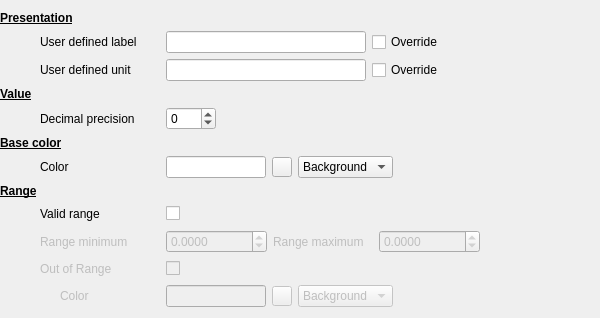
        <widget class="QWidget" name="userWidget" native="true">
         <layout class="QVBoxLayout" name="verticalLayout">
          <property name="leftMargin">
           <number>0</number>
          </property>
          <item>
           <widget class="QLabel" name="label_13">
            <property name="font">
             <font>
              <bold>true</bold>
              <underline>true</underline>
             </font>
            </property>
            <property name="text">
             <string>Presentation</string>
            </property>
           </widget>
          </item>
          <item>
           <widget class="QWidget" name="userDefinedLabelWidget" native="true">
            <layout class="QHBoxLayout" name="horizontalLayout_12">
             <property name="leftMargin">
              <number>0</number>
             </property>
             <property name="topMargin">
              <number>0</number>
             </property>
             <property name="rightMargin">
              <number>0</number>
             </property>
             <property name="bottomMargin">
              <number>0</number>
             </property>
             <item>
              <spacer name="horizontalSpacer_42">
               <property name="orientation">
                <enum>Qt::Horizontal</enum>
               </property>
               <property name="sizeType">
                <enum>QSizePolicy::Fixed</enum>
               </property>
               <property name="sizeHint" stdset="0">
                <size>
                 <width>40</width>
                 <height>20</height>
                </size>
               </property>
              </spacer>
             </item>
             <item>
              <widget class="QLabel" name="label_2">
               <property name="minimumSize">
                <size>
                 <width>120</width>
                 <height>0</height>
                </size>
               </property>
               <property name="text">
                <string>User defined label</string>
               </property>
               <property name="indent">
                <number>-1</number>
               </property>
              </widget>
             </item>
             <item>
              <widget class="QLineEdit" name="userLabelLineEdit">
               <property name="minimumSize">
                <size>
                 <width>200</width>
                 <height>0</height>
                </size>
               </property>
              </widget>
             </item>
             <item>
              <widget class="QCheckBox" name="userLabelCheckBox">
               <property name="text">
                <string>Override</string>
               </property>
               <property name="checked">
                <bool>false</bool>
               </property>
              </widget>
             </item>
             <item>
              <spacer name="horizontalSpacer_12">
               <property name="orientation">
                <enum>Qt::Horizontal</enum>
               </property>
               <property name="sizeHint" stdset="0">
                <size>
                 <width>40</width>
                 <height>20</height>
                </size>
               </property>
              </spacer>
             </item>
            </layout>
           </widget>
          </item>
          <item>
           <widget class="QWidget" name="userDefinedUnitWidget" native="true">
            <layout class="QHBoxLayout" name="horizontalLayout_13">
             <property name="leftMargin">
              <number>0</number>
             </property>
             <property name="topMargin">
              <number>0</number>
             </property>
             <property name="rightMargin">
              <number>0</number>
             </property>
             <property name="bottomMargin">
              <number>0</number>
             </property>
             <item>
              <spacer name="horizontalSpacer_43">
               <property name="orientation">
                <enum>Qt::Horizontal</enum>
               </property>
               <property name="sizeType">
                <enum>QSizePolicy::Fixed</enum>
               </property>
               <property name="sizeHint" stdset="0">
                <size>
                 <width>40</width>
                 <height>20</height>
                </size>
               </property>
              </spacer>
             </item>
             <item>
              <widget class="QLabel" name="label_3">
               <property name="minimumSize">
                <size>
                 <width>120</width>
                 <height>0</height>
                </size>
               </property>
               <property name="text">
                <string>User defined unit</string>
               </property>
               <property name="indent">
                <number>-1</number>
               </property>
              </widget>
             </item>
             <item>
              <widget class="QLineEdit" name="userUnitLineEdit">
               <property name="minimumSize">
                <size>
                 <width>200</width>
                 <height>0</height>
                </size>
               </property>
              </widget>
             </item>
             <item>
              <widget class="QCheckBox" name="userUnitCheckBox">
               <property name="text">
                <string>Override</string>
               </property>
               <property name="checked">
                <bool>false</bool>
               </property>
              </widget>
             </item>
             <item>
              <spacer name="horizontalSpacer_13">
               <property name="orientation">
                <enum>Qt::Horizontal</enum>
               </property>
               <property name="sizeHint" stdset="0">
                <size>
                 <width>146</width>
                 <height>20</height>
                </size>
               </property>
              </spacer>
             </item>
            </layout>
           </widget>
          </item>
          <item>
           <widget class="QLabel" name="label_21">
            <property name="font">
             <font>
              <bold>true</bold>
              <underline>true</underline>
             </font>
            </property>
            <property name="text">
             <string>Value</string>
            </property>
           </widget>
          </item>
          <item>
           <widget class="QWidget" name="precisionWidget" native="true">
            <layout class="QHBoxLayout" name="horizontalLayout">
             <property name="leftMargin">
              <number>0</number>
             </property>
             <property name="topMargin">
              <number>0</number>
             </property>
             <property name="rightMargin">
              <number>0</number>
             </property>
             <property name="bottomMargin">
              <number>0</number>
             </property>
             <item>
              <spacer name="horizontalSpacer_45">
               <property name="orientation">
                <enum>Qt::Horizontal</enum>
               </property>
               <property name="sizeType">
                <enum>QSizePolicy::Fixed</enum>
               </property>
               <property name="sizeHint" stdset="0">
                <size>
                 <width>40</width>
                 <height>20</height>
                </size>
               </property>
              </spacer>
             </item>
             <item>
              <widget class="QLabel" name="label_4">
               <property name="minimumSize">
                <size>
                 <width>120</width>
                 <height>0</height>
                </size>
               </property>
               <property name="text">
                <string>Decimal precision</string>
               </property>
               <property name="indent">
                <number>-1</number>
               </property>
              </widget>
             </item>
             <item>
              <widget class="QSpinBox" name="precisionSpinBox">
               <property name="minimumSize">
                <size>
                 <width>50</width>
                 <height>0</height>
                </size>
               </property>
               <property name="minimum">
                <number>-1</number>
               </property>
               <property name="maximum">
                <number>4</number>
               </property>
              </widget>
             </item>
             <item>
              <spacer name="horizontalSpacer_3">
               <property name="orientation">
                <enum>Qt::Horizontal</enum>
               </property>
               <property name="sizeHint" stdset="0">
                <size>
                 <width>40</width>
                 <height>20</height>
                </size>
               </property>
              </spacer>
             </item>
            </layout>
           </widget>
          </item>
          <item>
           <widget class="QLabel" name="label_39">
            <property name="font">
             <font>
              <bold>true</bold>
              <underline>true</underline>
             </font>
            </property>
            <property name="text">
             <string>Base color</string>
            </property>
           </widget>
          </item>
          <item>
           <layout class="QHBoxLayout" name="horizontalLayout_5">
            <item>
             <spacer name="horizontalSpacer_44">
              <property name="orientation">
               <enum>Qt::Horizontal</enum>
              </property>
              <property name="sizeType">
               <enum>QSizePolicy::Fixed</enum>
              </property>
              <property name="sizeHint" stdset="0">
               <size>
                <width>40</width>
                <height>20</height>
               </size>
              </property>
             </spacer>
            </item>
            <item>
             <widget class="QLabel" name="label_7">
              <property name="minimumSize">
               <size>
                <width>120</width>
                <height>0</height>
               </size>
              </property>
              <property name="text">
               <string>Color</string>
              </property>
              <property name="indent">
               <number>-1</number>
              </property>
             </widget>
            </item>
            <item>
             <widget class="ColorLineEdit" name="colorLineEdit">
              <property name="enabled">
               <bool>true</bool>
              </property>
              <property name="maximumSize">
               <size>
                <width>100</width>
                <height>16777215</height>
               </size>
              </property>
              <property name="alignment">
               <set>Qt::AlignCenter</set>
              </property>
              <property name="readOnly">
               <bool>true</bool>
              </property>
             </widget>
            </item>
            <item>
             <widget class="QToolButton" name="defaultColorToolButton">
              <property name="maximumSize">
               <size>
                <width>20</width>
                <height>20</height>
               </size>
              </property>
              <property name="text">
               <string/>
              </property>
              <property name="icon">
               <iconset>
                <normaloff>:/icons8_paint_palette_50px.png</normaloff>:/icons8_paint_palette_50px.png</iconset>
              </property>
             </widget>
            </item>
            <item>
             <widget class="QComboBox" name="colorModeComboBox">
              <item>
               <property name="text">
                <string>Background</string>
               </property>
              </item>
              <item>
               <property name="text">
                <string>Foreground</string>
               </property>
              </item>
             </widget>
            </item>
            <item>
             <spacer name="horizontalSpacer_5">
              <property name="orientation">
               <enum>Qt::Horizontal</enum>
              </property>
              <property name="sizeHint" stdset="0">
               <size>
                <width>40</width>
                <height>20</height>
               </size>
              </property>
             </spacer>
            </item>
           </layout>
          </item>
          <item>
           <layout class="QVBoxLayout" name="verticalLayout_2">
            <item>
             <widget class="QLabel" name="label_16">
              <property name="font">
               <font>
                <bold>true</bold>
                <underline>true</underline>
               </font>
              </property>
              <property name="text">
               <string>Range</string>
              </property>
             </widget>
            </item>
            <item>
             <layout class="QHBoxLayout" name="horizontalLayout_2">
              <item>
               <spacer name="horizontalSpacer_46">
                <property name="orientation">
                 <enum>Qt::Horizontal</enum>
                </property>
                <property name="sizeType">
                 <enum>QSizePolicy::Fixed</enum>
                </property>
                <property name="sizeHint" stdset="0">
                 <size>
                  <width>40</width>
                  <height>20</height>
                 </size>
                </property>
               </spacer>
              </item>
              <item>
               <widget class="QLabel" name="label_14">
                <property name="minimumSize">
                 <size>
                  <width>120</width>
                  <height>0</height>
                 </size>
                </property>
                <property name="text">
                 <string>Valid range</string>
                </property>
                <property name="indent">
                 <number>-1</number>
                </property>
               </widget>
              </item>
              <item>
               <widget class="QCheckBox" name="validRangeCheckBox">
                <property name="minimumSize">
                 <size>
                  <width>100</width>
                  <height>0</height>
                 </size>
                </property>
                <property name="text">
                 <string/>
                </property>
               </widget>
              </item>
              <item>
               <spacer name="horizontalSpacer_17">
                <property name="orientation">
                 <enum>Qt::Horizontal</enum>
                </property>
                <property name="sizeHint" stdset="0">
                 <size>
                  <width>40</width>
                  <height>20</height>
                 </size>
                </property>
               </spacer>
              </item>
             </layout>
            </item>
            <item>
             <widget class="QWidget" name="rangeScaleWidget" native="true">
              <property name="enabled">
               <bool>false</bool>
              </property>
              <layout class="QHBoxLayout" name="horizontalLayout_3">
               <property name="leftMargin">
                <number>0</number>
               </property>
               <property name="topMargin">
                <number>0</number>
               </property>
               <property name="rightMargin">
                <number>0</number>
               </property>
               <property name="bottomMargin">
                <number>0</number>
               </property>
               <item>
                <spacer name="horizontalSpacer_47">
                 <property name="orientation">
                  <enum>Qt::Horizontal</enum>
                 </property>
                 <property name="sizeType">
                  <enum>QSizePolicy::Fixed</enum>
                 </property>
                 <property name="sizeHint" stdset="0">
                  <size>
                   <width>40</width>
                   <height>20</height>
                  </size>
                 </property>
                </spacer>
               </item>
               <item>
                <widget class="QLabel" name="label_5">
                 <property name="minimumSize">
                  <size>
                   <width>120</width>
                   <height>0</height>
                  </size>
                 </property>
                 <property name="text">
                  <string>Range minimum</string>
                 </property>
                 <property name="indent">
                  <number>-1</number>
                 </property>
                </widget>
               </item>
               <item>
                <widget class="QDoubleSpinBox" name="rangeMinDoubleSpinBox">
                 <property name="enabled">
                  <bool>false</bool>
                 </property>
                 <property name="decimals">
                  <number>4</number>
                 </property>
                 <property name="minimum">
                  <double>-100000000000000000.000000000000000</double>
                 </property>
                 <property name="maximum">
                  <double>1000000000000000.000000000000000</double>
                 </property>
                </widget>
               </item>
               <item>
                <widget class="QLabel" name="label_6">
                 <property name="minimumSize">
                  <size>
                   <width>100</width>
                   <height>0</height>
                  </size>
                 </property>
                 <property name="text">
                  <string>Range maximum</string>
                 </property>
                 <property name="indent">
                  <number>-1</number>
                 </property>
                </widget>
               </item>
               <item>
                <widget class="QDoubleSpinBox" name="rangeMaxDoubleSpinBox">
                 <property name="enabled">
                  <bool>false</bool>
                 </property>
                 <property name="decimals">
                  <number>4</number>
                 </property>
                 <property name="minimum">
                  <double>-1000000000000000000.000000000000000</double>
                 </property>
                 <property name="maximum">
                  <double>1000000000000000000000.000000000000000</double>
                 </property>
                </widget>
               </item>
               <item>
                <spacer name="horizontalSpacer_26">
                 <property name="orientation">
                  <enum>Qt::Horizontal</enum>
                 </property>
                 <property name="sizeHint" stdset="0">
                  <size>
                   <width>40</width>
                   <height>20</height>
                  </size>
                 </property>
                </spacer>
               </item>
              </layout>
             </widget>
            </item>
            <item>
             <widget class="QWidget" name="outOfRangeWidget" native="true">
              <property name="enabled">
               <bool>false</bool>
              </property>
              <layout class="QHBoxLayout" name="horizontalLayout_8">
               <property name="leftMargin">
                <number>0</number>
               </property>
               <property name="topMargin">
                <number>0</number>
               </property>
               <property name="rightMargin">
                <number>0</number>
               </property>
               <property name="bottomMargin">
                <number>0</number>
               </property>
               <item>
                <spacer name="horizontalSpacer_48">
                 <property name="orientation">
                  <enum>Qt::Horizontal</enum>
                 </property>
                 <property name="sizeType">
                  <enum>QSizePolicy::Fixed</enum>
                 </property>
                 <property name="sizeHint" stdset="0">
                  <size>
                   <width>40</width>
                   <height>20</height>
                  </size>
                 </property>
                </spacer>
               </item>
               <item>
                <widget class="QLabel" name="label_15">
                 <property name="minimumSize">
                  <size>
                   <width>120</width>
                   <height>0</height>
                  </size>
                 </property>
                 <property name="text">
                  <string>Out of Range</string>
                 </property>
                 <property name="indent">
                  <number>-1</number>
                 </property>
                </widget>
               </item>
               <item>
                <widget class="QCheckBox" name="outOfRangeCheckBox">
                 <property name="enabled">
                  <bool>false</bool>
                 </property>
                 <property name="text">
                  <string/>
                 </property>
                </widget>
               </item>
               <item>
                <spacer name="horizontalSpacer_18">
                 <property name="orientation">
                  <enum>Qt::Horizontal</enum>
                 </property>
                 <property name="sizeHint" stdset="0">
                  <size>
                   <width>351</width>
                   <height>20</height>
                  </size>
                 </property>
                </spacer>
               </item>
              </layout>
             </widget>
            </item>
            <item>
             <widget class="QWidget" name="outOfRangeColorWidget" native="true">
              <property name="enabled">
               <bool>false</bool>
              </property>
              <layout class="QHBoxLayout" name="horizontalLayout_9">
               <property name="leftMargin">
                <number>0</number>
               </property>
               <property name="topMargin">
                <number>0</number>
               </property>
               <property name="rightMargin">
                <number>0</number>
               </property>
               <property name="bottomMargin">
                <number>0</number>
               </property>
               <item>
                <spacer name="horizontalSpacer_49">
                 <property name="orientation">
                  <enum>Qt::Horizontal</enum>
                 </property>
                 <property name="sizeType">
                  <enum>QSizePolicy::Fixed</enum>
                 </property>
                 <property name="sizeHint" stdset="0">
                  <size>
                   <width>40</width>
                   <height>20</height>
                  </size>
                 </property>
                </spacer>
               </item>
               <item>
                <widget class="QLabel" name="label_11">
                 <property name="minimumSize">
                  <size>
                   <width>120</width>
                   <height>0</height>
                  </size>
                 </property>
                 <property name="text">
                  <string>Color</string>
                 </property>
                 <property name="indent">
                  <number>20</number>
                 </property>
                </widget>
               </item>
               <item>
                <widget class="ColorLineEdit" name="outOfRangeColorLineEdit">
                 <property name="enabled">
                  <bool>false</bool>
                 </property>
                 <property name="maximumSize">
                  <size>
                   <width>100</width>
                   <height>16777215</height>
                  </size>
                 </property>
                 <property name="alignment">
                  <set>Qt::AlignCenter</set>
                 </property>
                 <property name="readOnly">
                  <bool>true</bool>
                 </property>
                </widget>
               </item>
               <item>
                <widget class="QToolButton" name="defaultColorToolButton_2">
                 <property name="enabled">
                  <bool>false</bool>
                 </property>
                 <property name="maximumSize">
                  <size>
                   <width>20</width>
                   <height>20</height>
                  </size>
                 </property>
                 <property name="text">
                  <string/>
                 </property>
                 <property name="icon">
                  <iconset>
                   <normaloff>:/icons8_paint_palette_50px.png</normaloff>:/icons8_paint_palette_50px.png</iconset>
                 </property>
                </widget>
               </item>
               <item>
                <widget class="QComboBox" name="outOfRangeColorModeComboBox">
                 <item>
                  <property name="text">
                   <string>Background</string>
                  </property>
                 </item>
                 <item>
                  <property name="text">
                   <string>Foreground</string>
                  </property>
                 </item>
                </widget>
               </item>
               <item>
                <spacer name="horizontalSpacer_6">
                 <property name="orientation">
                  <enum>Qt::Horizontal</enum>
                 </property>
                 <property name="sizeHint" stdset="0">
                  <size>
                   <width>40</width>
                   <height>20</height>
                  </size>
                 </property>
                </spacer>
               </item>
              </layout>
             </widget>
            </item>
           </layout>
          </item>
         </layout>
        </widget>
